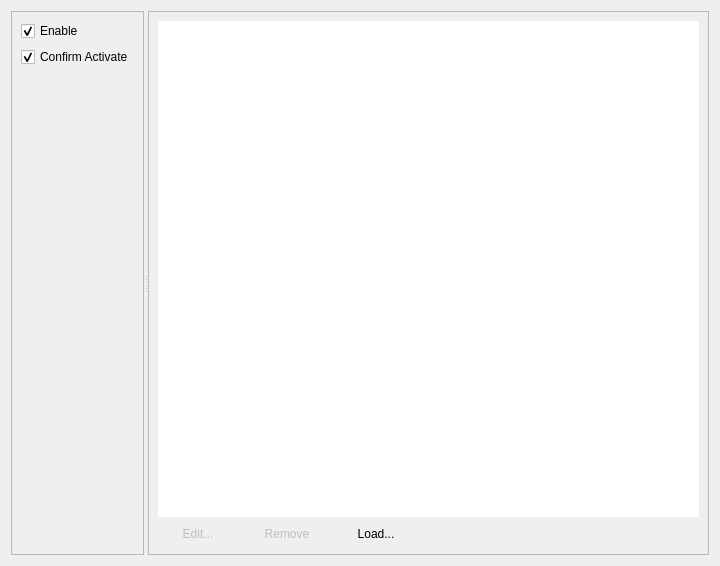
<ui version="4.0" >
 <class>StrategyDisplay</class>
 <widget class="QWidget" name="StrategyDisplay" >
  <property name="geometry" >
   <rect>
    <x>0</x>
    <y>0</y>
    <width>720</width>
    <height>566</height>
   </rect>
  </property>
  <property name="windowTitle" >
   <string>Strategy Display</string>
  </property>
  <layout class="QVBoxLayout" name="verticalLayout" >
   <item>
    <widget class="QSplitter" name="splitter" >
     <property name="orientation" >
      <enum>Qt::Horizontal</enum>
     </property>
     <widget class="QFrame" name="controlGroup" >
      <property name="sizePolicy" >
       <sizepolicy vsizetype="Minimum" hsizetype="Preferred" >
        <horstretch>0</horstretch>
        <verstretch>0</verstretch>
       </sizepolicy>
      </property>
      <property name="frameShape" >
       <enum>QFrame::StyledPanel</enum>
      </property>
      <property name="frameShadow" >
       <enum>QFrame::Sunken</enum>
      </property>
      <layout class="QVBoxLayout" >
       <property name="spacing" >
        <number>6</number>
       </property>
       <property name="margin" >
        <number>0</number>
       </property>
       <item>
        <widget class="QFrame" name="loadGroup" >
         <layout class="QGridLayout" >
          <property name="margin" >
           <number>9</number>
          </property>
          <property name="spacing" >
           <number>6</number>
          </property>
          <item row="0" column="0" >
           <widget class="QCheckBox" name="enableAll" >
            <property name="text" >
             <string>Enable</string>
            </property>
            <property name="icon" >
             <iconset resource="../../lib/widgets/profit.qrc" >
              <normaloff>:/images/icons/misc.png</normaloff>:/images/icons/misc.png</iconset>
            </property>
            <property name="checked" >
             <bool>true</bool>
            </property>
           </widget>
          </item>
          <item row="1" column="0" >
           <widget class="QCheckBox" name="confirmActivate" >
            <property name="text" >
             <string>Confirm Activate</string>
            </property>
            <property name="icon" >
             <iconset resource="../../lib/widgets/profit.qrc" >
              <normaloff>:/images/icons/misc.png</normaloff>:/images/icons/misc.png</iconset>
            </property>
            <property name="checked" >
             <bool>true</bool>
            </property>
           </widget>
          </item>
          <item row="2" column="0" >
           <spacer name="verticalSpacer" >
            <property name="orientation" >
             <enum>Qt::Vertical</enum>
            </property>
            <property name="sizeHint" stdset="0" >
             <size>
              <width>20</width>
              <height>40</height>
             </size>
            </property>
           </spacer>
          </item>
         </layout>
        </widget>
       </item>
      </layout>
     </widget>
     <widget class="QFrame" name="strategyTableGroup" >
      <property name="sizePolicy" >
       <sizepolicy vsizetype="Expanding" hsizetype="Preferred" >
        <horstretch>1</horstretch>
        <verstretch>0</verstretch>
       </sizepolicy>
      </property>
      <property name="frameShape" >
       <enum>QFrame::StyledPanel</enum>
      </property>
      <property name="frameShadow" >
       <enum>QFrame::Sunken</enum>
      </property>
      <property name="title" stdset="0" >
       <string/>
      </property>
      <property name="flat" stdset="0" >
       <bool>false</bool>
      </property>
      <layout class="QVBoxLayout" >
       <item>
        <widget class="QTreeView" name="strategyView" >
         <property name="frameShape" >
          <enum>QFrame::NoFrame</enum>
         </property>
         <property name="rootIsDecorated" >
          <bool>false</bool>
         </property>
        </widget>
       </item>
       <item>
        <widget class="QFrame" name="buttonsGroup" >
         <property name="sizePolicy" >
          <sizepolicy vsizetype="Preferred" hsizetype="Preferred" >
           <horstretch>0</horstretch>
           <verstretch>0</verstretch>
          </sizepolicy>
         </property>
         <layout class="QVBoxLayout" name="verticalLayout_2" >
          <property name="spacing" >
           <number>0</number>
          </property>
          <property name="margin" >
           <number>0</number>
          </property>
          <item>
           <layout class="QHBoxLayout" name="horizontalLayout" >
            <property name="spacing" >
             <number>9</number>
            </property>
            <property name="margin" >
             <number>0</number>
            </property>
            <item>
             <widget class="QPushButton" name="editButton" >
              <property name="enabled" >
               <bool>false</bool>
              </property>
              <property name="text" >
               <string>Edit...</string>
              </property>
              <property name="icon" >
               <iconset resource="../../lib/widgets/profit.qrc" >
                <normaloff>:/images/icons/kedit.png</normaloff>:/images/icons/kedit.png</iconset>
              </property>
              <property name="flat" >
               <bool>true</bool>
              </property>
             </widget>
            </item>
            <item>
             <widget class="QPushButton" name="removeButton" >
              <property name="enabled" >
               <bool>false</bool>
              </property>
              <property name="text" >
               <string>Remove</string>
              </property>
              <property name="icon" >
               <iconset resource="../../lib/widgets/profit.qrc" >
                <normaloff>:/images/icons/editdelete.png</normaloff>:/images/icons/editdelete.png</iconset>
              </property>
              <property name="flat" >
               <bool>true</bool>
              </property>
             </widget>
            </item>
            <item>
             <widget class="QPushButton" name="loadButton" >
              <property name="text" >
               <string>Load...</string>
              </property>
              <property name="icon" >
               <iconset resource="../../lib/widgets/profit.qrc" >
                <normaloff>:/images/icons/filenew.png</normaloff>:/images/icons/filenew.png</iconset>
              </property>
              <property name="flat" >
               <bool>true</bool>
              </property>
             </widget>
            </item>
            <item>
             <spacer name="horizontalSpacer" >
              <property name="orientation" >
               <enum>Qt::Horizontal</enum>
              </property>
              <property name="sizeHint" stdset="0" >
               <size>
                <width>40</width>
                <height>20</height>
               </size>
              </property>
             </spacer>
            </item>
           </layout>
          </item>
         </layout>
        </widget>
       </item>
      </layout>
     </widget>
    </widget>
   </item>
  </layout>
 </widget>
 <tabstops>
  <tabstop>editButton</tabstop>
  <tabstop>removeButton</tabstop>
  <tabstop>loadButton</tabstop>
  <tabstop>enableAll</tabstop>
  <tabstop>confirmActivate</tabstop>
 </tabstops>
 <resources>
  <include location="../../lib/widgets/profit.qrc" />
 </resources>
 <connections>
  <connection>
   <sender>enableAll</sender>
   <signal>clicked(bool)</signal>
   <receiver>strategyTableGroup</receiver>
   <slot>setEnabled(bool)</slot>
   <hints>
    <hint type="sourcelabel" >
     <x>92</x>
     <y>30</y>
    </hint>
    <hint type="destinationlabel" >
     <x>420</x>
     <y>197</y>
    </hint>
   </hints>
  </connection>
 </connections>
</ui>
